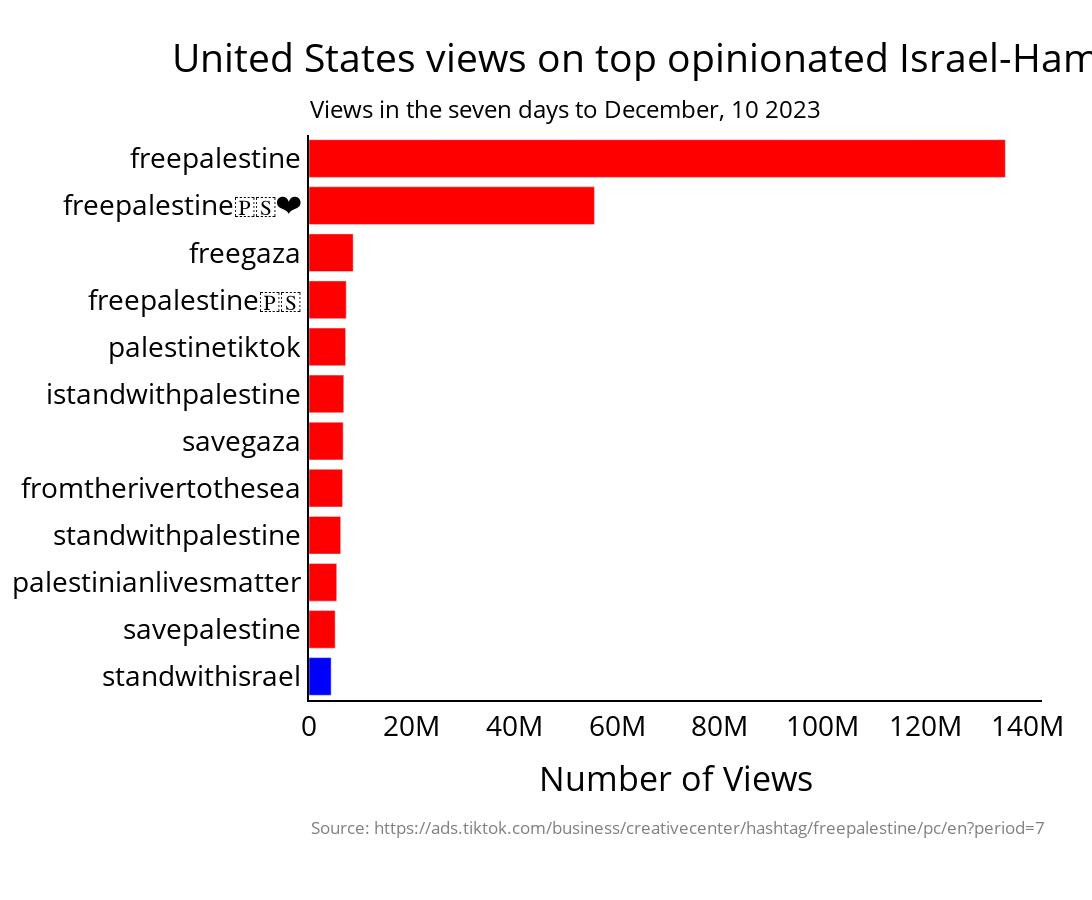

Notebook code for this chart:
### Code cell
country_code = 'US'
number_of_hashtags = 12
create_hashtag_chart(country_code,number_of_hashtags)

### Figure 1 — Plotly figure (JSON) as saved in the notebook; plotly's stock layout.template omitted (floating-point values rounded to 4 significant figures)
{"data": [{"marker": {"color": ["red", "red", "red", "red", "red", "red", "red", "red", "red", "red", "red", "blue"]}, "name": "Views", "orientation": "h", "type": "bar", "x": [135598517, 55584575, 8603236, 7247016, 7130140, 6768625, 6656521, 6534789, 6169055, 5395151, 5095309, 4308662], "y": ["freepalestine", "freepalestine🇵🇸❤️", "freegaza", "freepalestine🇵🇸", "palestinetiktok", "istandwithpalestine", "savegaza", "fromtherivertothesea", "standwithpalestine", "palestinianlivesmatter", "savepalestine", "standwithisrael"]}], "layout": {"annotations": [{"font": {"size": 24}, "showarrow": false, "text": "Views in the seven days to December, 10 2023", "x": -0.002, "xanchor": "left", "xref": "paper", "y": 1.08, "yanchor": "top", "yref": "paper"}, {"align": "left", "font": {"color": "grey", "size": 17}, "showarrow": false, "text": "Source: https://ads.tiktok.com/business/creativecenter/hashtag/freepalestine/pc/en?period=7", "x": 0, "xref": "paper", "y": -0.25, "yref": "paper"}], "barmode": "relative", "font": {"color": "black", "size": 28}, "height": 900, "margin": {"b": 200, "l": 100, "r": 50, "t": 135}, "paper_bgcolor": "white", "plot_bgcolor": "white", "showlegend": false, "title": {"text": "United States views on top opinionated Israel-Hamas TikTok hashtags", "x": 0.1572, "xanchor": "left", "y": 0.95, "yanchor": "top"}, "width": 1800, "xaxis": {"linecolor": "black", "linewidth": 2, "showline": true, "title": {"standoff": 25, "text": "Number of Views"}}, "yaxis": {"automargin": true, "autorange": "reversed", "linecolor": "black", "linewidth": 2, "showline": true, "tickfont": {"color": "black"}, "title": {"font": {"color": "black"}}}}}
